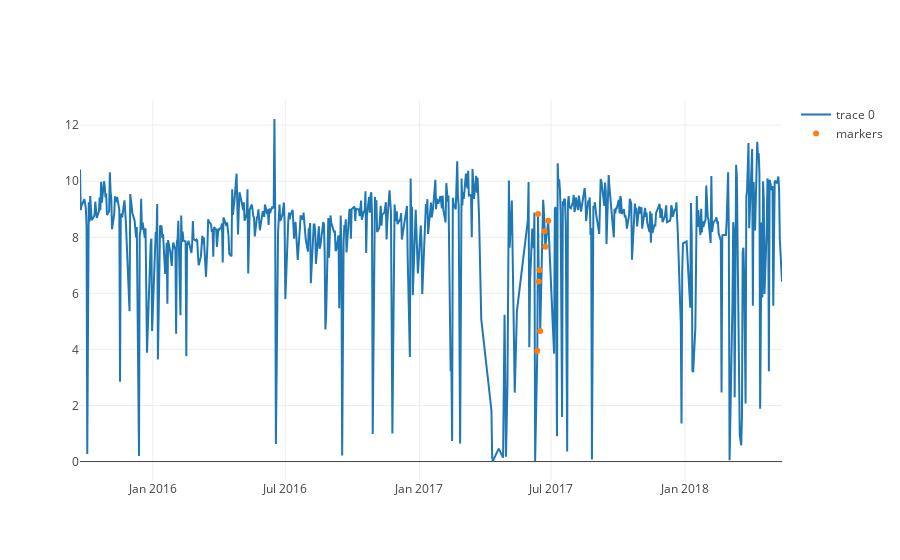
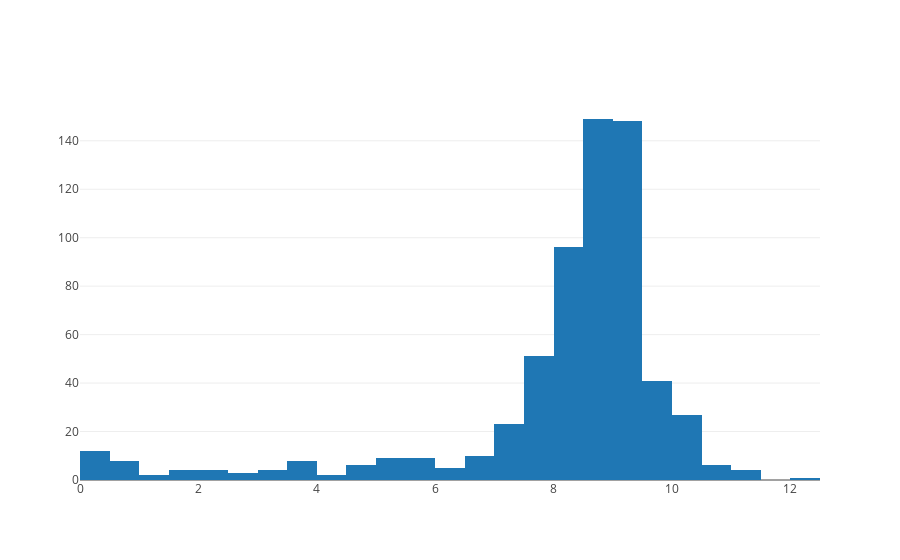

Notebook code for these charts, in order:
### Code cell
trace = go.Scatter(
    x = predictors['SummaryDate'],
    y = predictors[predictorName]
)
trace2 = go.Scatter(
    x = predictors.loc[predictors['SummaryDate'].isin(errors['MeasureUTCDate'].tolist())]['SummaryDate'],
    y = predictors.loc[predictors['SummaryDate'].isin(errors['MeasureUTCDate'].tolist())][predictorName],
    mode = 'markers',
    text = errors['Description'],
    name = 'markers'
)
data = [trace, trace2]
py.iplot(data)
data = [go.Histogram(x=predictors[predictorName])]
py.iplot(data)

### Figure 1 — Plotly figure (JSON) as saved in the notebook; plotly's stock layout.template omitted (floating-point values rounded to 4 significant figures; data arrays with more than 128 entries replaced by an {"elided": "..."} marker saying what was removed)
{"data": [{"type": "scatter", "uid": "d0ebd2de-be13-11e8-95be-f24755073ba0", "x": {"elided": "632 str values"}, "y": {"elided": "632 float values"}}, {"mode": "markers", "name": "markers", "text": ["STEERING PUMP EPC SOLENOID + OPEN CIRCUIT", "STEERING PUMP EPC SOLENOID + OPEN CIRCUIT", "STEERING PUMP EPC SOLENOID + OPEN CIRCUIT", "STEERING PUMP EPC SOLENOID + OPEN CIRCUIT", "STEERING PUMP EPC SOLENOID + OPEN CIRCUIT", "STEERING PUMP EPC SOLENOID + OPEN CIRCUIT", "STEERING PUMP EPC SOLENOID + OPEN CIRCUIT", "STEERING PUMP EPC SOLENOID + OPEN CIRCUIT", "STEERING PUMP EPC SOLENOID + OPEN CIRCUIT"], "type": "scatter", "uid": "d0ebd2df-be13-11e8-89fa-f24755073ba0", "x": ["2017-06-12", "2017-06-13", "2017-06-14", "2017-06-15", "2017-06-16", "2017-06-22", "2017-06-23", "2017-06-27"], "y": [3.95, 8.83, 6.42, 6.83, 4.66, 8.22, 7.66, 8.59]}], "layout": {}}

### Figure 2 — Plotly figure (JSON) as saved in the notebook; plotly's stock layout.template omitted (floating-point values rounded to 4 significant figures; data arrays with more than 128 entries replaced by an {"elided": "..."} marker saying what was removed)
{"data": [{"type": "histogram", "uid": "d107d328-be13-11e8-bd5c-f24755073ba0", "x": {"elided": "632 float values"}}], "layout": {}}
